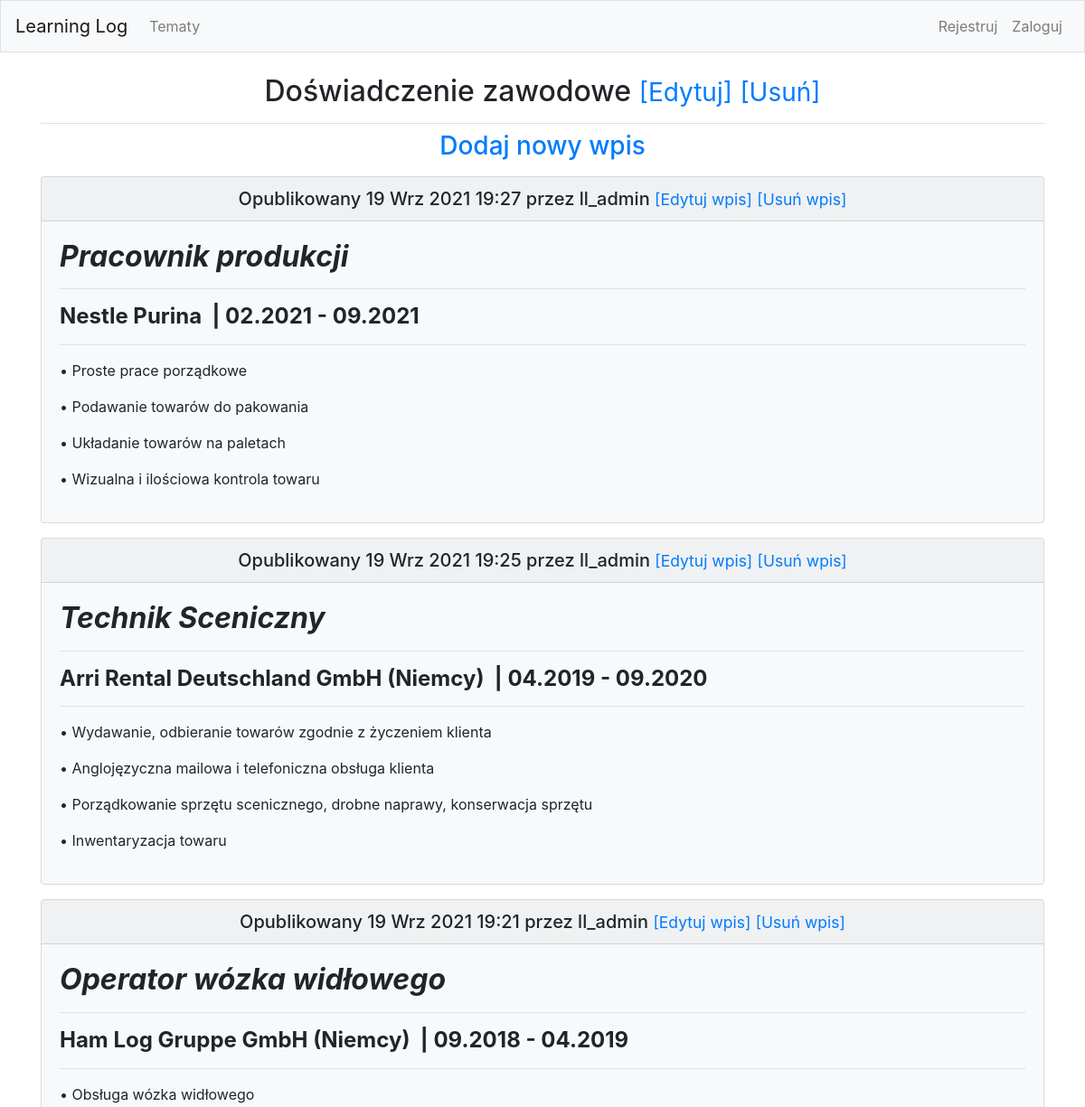
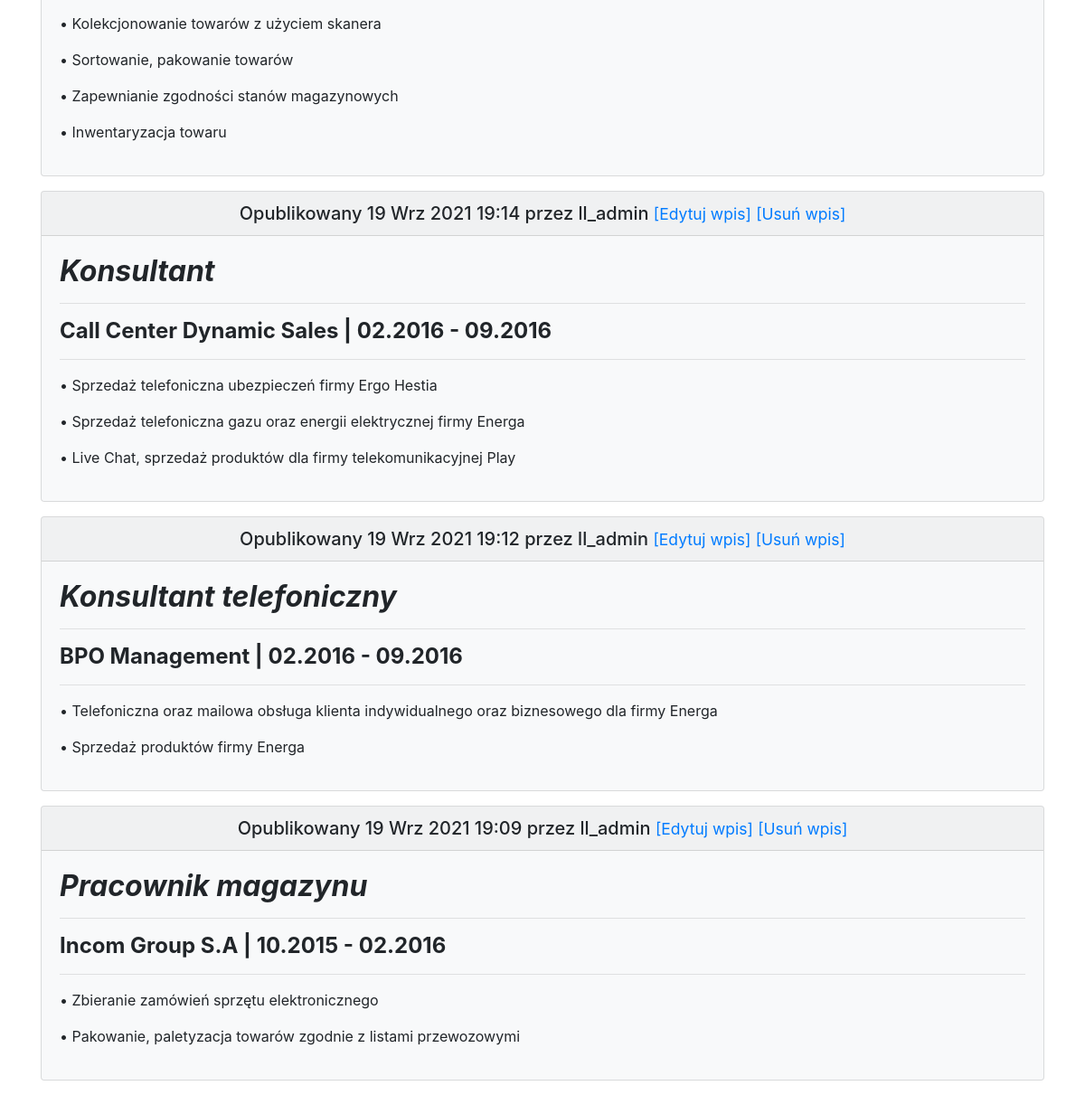
The app's page /topics/207/ with its own data (2 pictures, top to bottom).
### learning_logs/models.py (models this page shows, shortened)
class Topic(models.Model):
    text = models.CharField(max_length=200)
    date_added = models.DateTimeField(auto_now_add=True)
    owner = models.ForeignKey(User, on_delete=models.CASCADE)
    header_image = models.ImageField(blank=True, null=True, upload_to="images/")
    def __str__(self):
        return self.text

class Entry(models.Model):
    topic = models.ForeignKey(Topic, on_delete=models.CASCADE)
    text = RichTextField(blank = True, null = True)
    data_added = models.DateTimeField(auto_now_add=True)
    class Meta:
        verbose_name_plural = 'entries'

### learning_logs/views.py (the view)
# urls.py: path('topics/<int:topic_id>/', views.topic, name='topic'),
def topic(request, topic_id):
    topic = get_object_or_404(Topic, id=topic_id)
    entries = topic.entry_set.order_by('-data_added')
    context = {'topic' : topic, 'entries' : entries}
    return render(request, 'learning_logs/topic.html', context)

### learning_logs/templates/learning_logs/topic.html
{% extends 'learning_logs/base.html' %}
{% block page_header %}
    <h2 style="text-align:center;"> {{ topic }}
    <small><a href= {% url 'learning_logs:edit_topic' topic.id %} >[Edytuj]</small>
    <small><a href= {% url 'learning_logs:remove_topic' topic.id %} >[Usuń]</small>
    </h2>
{% endblock page_header %}
{% block content %}
    <h3><p style="text-align:center;">
        <a href="{% url 'learning_logs:new_entry' topic.id %}">Dodaj nowy wpis</a>
    </p></h3>
    {% for entry in entries %}
        <div class="card bg-light mb-3">
            <h5 class="card-header" align="center">
                <p class="card-text">Opublikowany {{ entry.data_added|date:'d M Y H:i' }} przez {{ topic.owner }}
                    <small><a href=" {% url 'learning_logs:edit_entry' entry.id %}">[Edytuj wpis]</a></small>
                    <small><a href=" {% url 'learning_logs:remove_entry' entry.id %}">[Usuń wpis]</a></small>
                </p>
            </h5>
                <div class="card-body">
                    {{ entry.text|safe }}
                </div>
        </div>
    {% empty %}
        Nie ma jeszcze żadnego wpisu dla tego tematu.
    {% endfor %}
{% endblock content %}

### records on screen
Topic: text "Doświadczenie zawodowe", owner "ll_admin"
Entry: data_added "19 Wrz 2021 19:27", text "Pracownik produkcji Nestle Purina | 02.2021 - 09.2021 • Proste prace porządkowe • Podawanie towarów do pakowania • Układanie towarów na paletach • Wizualna i ilościowa kontrola towaru"
Entry: data_added "19 Wrz 2021 19:25", text "Technik Sceniczny Arri Rental Deutschland GmbH (Niemcy) | 04.2019 - 09.2020 • Wydawanie, odbieranie towarów zgodnie z życzeniem klienta • Anglojęzyczna mailowa i telefoniczna obsługa klienta • Porządkowanie sprzętu scenicznego, drobne naprawy, konserwacja sprzętu • Inwentaryzacja towaru"
Entry: data_added "19 Wrz 2021 19:21", text "Operator wózka widłowego Ham Log Gruppe GmbH (Niemcy) | 09.2018 - 04.2019 • Obsługa wózka widłowego • Kolekcjonowanie towarów z użyciem skanera • Sortowanie, pakowanie towarów • Zapewnianie zgodności stanów magazynowych • Inwentaryzacja towaru"
Entry: data_added "19 Wrz 2021 19:14", text "Konsultant Call Center Dynamic Sales | 02.2016 - 09.2016 • Sprzedaż telefoniczna ubezpieczeń firmy Ergo Hestia • Sprzedaż telefoniczna gazu oraz energii elektrycznej firmy Energa • Live Chat, sprzedaż produktów dla firmy telekomunikacyjnej Play"
Entry: data_added "19 Wrz 2021 19:12", text "Konsultant telefoniczny BPO Management | 02.2016 - 09.2016 • Telefoniczna oraz mailowa obsługa klienta indywidualnego oraz biznesowego dla firmy Energa • Sprzedaż produktów firmy Energa"
Entry: data_added "19 Wrz 2021 19:09", text "Pracownik magazynu Incom Group S.A | 10.2015 - 02.2016 • Zbieranie zamówień sprzętu elektronicznego • Pakowanie, paletyzacja towarów zgodnie z listami przewozowymi"
